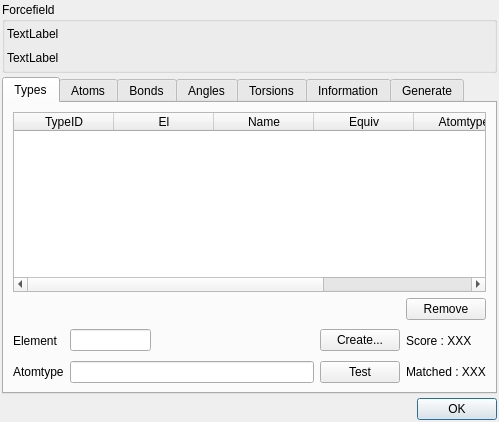
<ui version="4.0" >
 <class>FFEditorDialog</class>
 <widget class="QDialog" name="FFEditorDialog" >
  <property name="geometry" >
   <rect>
    <x>0</x>
    <y>0</y>
    <width>499</width>
    <height>422</height>
   </rect>
  </property>
  <property name="windowTitle" >
   <string>Forcefield Editor</string>
  </property>
  <property name="windowIcon" >
   <iconset resource="icons.qrc" >:/program/icons/aten.png</iconset>
  </property>
  <layout class="QVBoxLayout" >
   <property name="margin" >
    <number>2</number>
   </property>
   <property name="spacing" >
    <number>4</number>
   </property>
   <item>
    <widget class="QGroupBox" name="ForcefieldInfoGroup" >
     <property name="title" >
      <string>Forcefield</string>
     </property>
     <layout class="QGridLayout" >
      <property name="margin" >
       <number>2</number>
      </property>
      <property name="spacing" >
       <number>4</number>
      </property>
      <item row="1" column="0" >
       <widget class="QLabel" name="FFEditorForcefieldLabel2" >
        <property name="text" >
         <string>TextLabel</string>
        </property>
       </widget>
      </item>
      <item row="0" column="0" >
       <widget class="QLabel" name="FFEditorForcefieldLabel1" >
        <property name="text" >
         <string>TextLabel</string>
        </property>
       </widget>
      </item>
      <item row="0" column="1" >
       <spacer>
        <property name="orientation" >
         <enum>Qt::Horizontal</enum>
        </property>
        <property name="sizeHint" >
         <size>
          <width>40</width>
          <height>20</height>
         </size>
        </property>
       </spacer>
      </item>
      <item row="1" column="1" >
       <spacer>
        <property name="orientation" >
         <enum>Qt::Horizontal</enum>
        </property>
        <property name="sizeHint" >
         <size>
          <width>40</width>
          <height>20</height>
         </size>
        </property>
       </spacer>
      </item>
     </layout>
    </widget>
   </item>
   <item>
    <widget class="QTabWidget" name="FFEditorTabs" >
     <property name="currentIndex" >
      <number>0</number>
     </property>
     <widget class="QWidget" name="FFETypesTab" >
      <attribute name="title" >
       <string>Types</string>
      </attribute>
      <attribute name="toolTip" >
       <string>Atomtype definitions</string>
      </attribute>
      <layout class="QVBoxLayout" >
       <property name="margin" >
        <number>9</number>
       </property>
       <property name="spacing" >
        <number>6</number>
       </property>
       <item>
        <widget class="QTableWidget" name="FFEditorTypesTable" >
         <column>
          <property name="text" >
           <string>TypeID</string>
          </property>
         </column>
         <column>
          <property name="text" >
           <string>El</string>
          </property>
         </column>
         <column>
          <property name="text" >
           <string>Name</string>
          </property>
         </column>
         <column>
          <property name="text" >
           <string>Equiv</string>
          </property>
         </column>
         <column>
          <property name="text" >
           <string>Atomtype</string>
          </property>
         </column>
         <column>
          <property name="text" >
           <string>Description</string>
          </property>
         </column>
        </widget>
       </item>
       <item>
        <layout class="QHBoxLayout" >
         <property name="margin" >
          <number>0</number>
         </property>
         <property name="spacing" >
          <number>6</number>
         </property>
         <item>
          <spacer>
           <property name="orientation" >
            <enum>Qt::Horizontal</enum>
           </property>
           <property name="sizeHint" >
            <size>
             <width>40</width>
             <height>20</height>
            </size>
           </property>
          </spacer>
         </item>
         <item>
          <widget class="QPushButton" name="RemoveTypeButton" >
           <property name="text" >
            <string>Remove</string>
           </property>
          </widget>
         </item>
        </layout>
       </item>
       <item>
        <layout class="QGridLayout" >
         <property name="margin" >
          <number>0</number>
         </property>
         <property name="spacing" >
          <number>6</number>
         </property>
         <item row="1" column="3" >
          <widget class="QPushButton" name="FFEditorTestTypeButton" >
           <property name="text" >
            <string>Test</string>
           </property>
          </widget>
         </item>
         <item row="0" column="2" >
          <spacer>
           <property name="orientation" >
            <enum>Qt::Horizontal</enum>
           </property>
           <property name="sizeHint" >
            <size>
             <width>184</width>
             <height>29</height>
            </size>
           </property>
          </spacer>
         </item>
         <item row="0" column="1" >
          <widget class="QLineEdit" name="FFEditorElementEdit" >
           <property name="maximumSize" >
            <size>
             <width>128</width>
             <height>16777215</height>
            </size>
           </property>
          </widget>
         </item>
         <item row="1" column="0" >
          <widget class="QLabel" name="label_2" >
           <property name="text" >
            <string>Atomtype</string>
           </property>
          </widget>
         </item>
         <item row="0" column="0" >
          <widget class="QLabel" name="label" >
           <property name="text" >
            <string>Element</string>
           </property>
          </widget>
         </item>
         <item row="1" column="1" colspan="2" >
          <widget class="QLineEdit" name="FFEditorTypeEdit" >
           <property name="maximumSize" >
            <size>
             <width>16777215</width>
             <height>16777215</height>
            </size>
           </property>
          </widget>
         </item>
         <item row="0" column="3" >
          <widget class="QPushButton" name="pushButton" >
           <property name="text" >
            <string>Create...</string>
           </property>
          </widget>
         </item>
         <item row="0" column="4" >
          <widget class="QLabel" name="FFEditorTypeScoreLabel" >
           <property name="text" >
            <string>Score : XXX</string>
           </property>
          </widget>
         </item>
         <item row="1" column="4" >
          <widget class="QLabel" name="FFEditorNumMatchedLabel" >
           <property name="text" >
            <string>Matched : XXX</string>
           </property>
          </widget>
         </item>
        </layout>
       </item>
      </layout>
     </widget>
     <widget class="QWidget" name="FFEAtomsTab" >
      <attribute name="title" >
       <string>Atoms</string>
      </attribute>
      <attribute name="toolTip" >
       <string>Intermolecular definitions</string>
      </attribute>
      <layout class="QVBoxLayout" >
       <property name="margin" >
        <number>9</number>
       </property>
       <property name="spacing" >
        <number>6</number>
       </property>
       <item>
        <widget class="QTableWidget" name="FFEditorAtomsTable" >
         <column>
          <property name="text" >
           <string>TypeID</string>
          </property>
         </column>
         <column>
          <property name="text" >
           <string>Name</string>
          </property>
         </column>
         <column>
          <property name="text" >
           <string>Charge</string>
          </property>
         </column>
         <column>
          <property name="text" >
           <string>VDW Form</string>
          </property>
         </column>
         <column>
          <property name="text" >
           <string>Data 1</string>
          </property>
         </column>
         <column>
          <property name="text" >
           <string>Data 2</string>
          </property>
         </column>
         <column>
          <property name="text" >
           <string>Data 3</string>
          </property>
         </column>
         <column>
          <property name="text" >
           <string>Data 4</string>
          </property>
         </column>
         <column>
          <property name="text" >
           <string>Data 5</string>
          </property>
         </column>
         <column>
          <property name="text" >
           <string>Data 6</string>
          </property>
         </column>
        </widget>
       </item>
       <item>
        <widget class="QGroupBox" name="FFEditorAtomInfoGroup" >
         <property name="title" >
          <string>Function Information</string>
         </property>
         <layout class="QHBoxLayout" >
          <property name="margin" >
           <number>2</number>
          </property>
          <property name="spacing" >
           <number>4</number>
          </property>
          <item>
           <layout class="QGridLayout" >
            <property name="margin" >
             <number>0</number>
            </property>
            <property name="spacing" >
             <number>6</number>
            </property>
            <item row="0" column="0" >
             <widget class="QLabel" name="FFEditorAtomFormLabel1" >
              <property name="text" >
               <string>None</string>
              </property>
             </widget>
            </item>
            <item row="1" column="0" >
             <widget class="QLabel" name="FFEditorAtomFormLabel2" >
              <property name="text" >
               <string>None</string>
              </property>
             </widget>
            </item>
            <item row="0" column="1" >
             <spacer>
              <property name="orientation" >
               <enum>Qt::Horizontal</enum>
              </property>
              <property name="sizeHint" >
               <size>
                <width>40</width>
                <height>20</height>
               </size>
              </property>
             </spacer>
            </item>
            <item row="1" column="1" >
             <spacer>
              <property name="orientation" >
               <enum>Qt::Horizontal</enum>
              </property>
              <property name="sizeHint" >
               <size>
                <width>40</width>
                <height>20</height>
               </size>
              </property>
             </spacer>
            </item>
           </layout>
          </item>
         </layout>
        </widget>
       </item>
      </layout>
     </widget>
     <widget class="QWidget" name="FFEBondsTab" >
      <attribute name="title" >
       <string>Bonds</string>
      </attribute>
      <attribute name="toolTip" >
       <string>Bond term definitions</string>
      </attribute>
      <layout class="QVBoxLayout" >
       <property name="margin" >
        <number>9</number>
       </property>
       <property name="spacing" >
        <number>6</number>
       </property>
       <item>
        <widget class="QTableWidget" name="FFEditorBondsTable" >
         <column>
          <property name="text" >
           <string>Type I</string>
          </property>
         </column>
         <column>
          <property name="text" >
           <string>Type J</string>
          </property>
         </column>
         <column>
          <property name="text" >
           <string>Form</string>
          </property>
         </column>
         <column>
          <property name="text" >
           <string>Data 1</string>
          </property>
         </column>
         <column>
          <property name="text" >
           <string>Data 2</string>
          </property>
         </column>
         <column>
          <property name="text" >
           <string>Data 3</string>
          </property>
         </column>
         <column>
          <property name="text" >
           <string>Data 4</string>
          </property>
         </column>
         <column>
          <property name="text" >
           <string>Data 5</string>
          </property>
         </column>
         <column>
          <property name="text" >
           <string>Data 6</string>
          </property>
         </column>
        </widget>
       </item>
       <item>
        <layout class="QHBoxLayout" >
         <property name="margin" >
          <number>0</number>
         </property>
         <property name="spacing" >
          <number>6</number>
         </property>
         <item>
          <spacer>
           <property name="orientation" >
            <enum>Qt::Horizontal</enum>
           </property>
           <property name="sizeHint" >
            <size>
             <width>40</width>
             <height>20</height>
            </size>
           </property>
          </spacer>
         </item>
         <item>
          <widget class="QPushButton" name="RemoveBondButton" >
           <property name="text" >
            <string>Remove</string>
           </property>
          </widget>
         </item>
         <item>
          <widget class="QPushButton" name="AddBondButton" >
           <property name="text" >
            <string>Add</string>
           </property>
          </widget>
         </item>
        </layout>
       </item>
      </layout>
     </widget>
     <widget class="QWidget" name="FFEAnglesTab" >
      <attribute name="title" >
       <string>Angles</string>
      </attribute>
      <attribute name="toolTip" >
       <string>Angle term definitions</string>
      </attribute>
      <layout class="QVBoxLayout" >
       <property name="margin" >
        <number>9</number>
       </property>
       <property name="spacing" >
        <number>6</number>
       </property>
       <item>
        <widget class="QTableWidget" name="FFEditorAnglesTable" >
         <column>
          <property name="text" >
           <string>Type I</string>
          </property>
         </column>
         <column>
          <property name="text" >
           <string>Type J</string>
          </property>
         </column>
         <column>
          <property name="text" >
           <string>Type K</string>
          </property>
         </column>
         <column>
          <property name="text" >
           <string>Form</string>
          </property>
         </column>
         <column>
          <property name="text" >
           <string>Data 1</string>
          </property>
         </column>
         <column>
          <property name="text" >
           <string>Data 2</string>
          </property>
         </column>
         <column>
          <property name="text" >
           <string>Data 3</string>
          </property>
         </column>
         <column>
          <property name="text" >
           <string>Data 4</string>
          </property>
         </column>
         <column>
          <property name="text" >
           <string>Data 5</string>
          </property>
         </column>
         <column>
          <property name="text" >
           <string>Data 6</string>
          </property>
         </column>
        </widget>
       </item>
       <item>
        <layout class="QHBoxLayout" >
         <property name="margin" >
          <number>0</number>
         </property>
         <property name="spacing" >
          <number>6</number>
         </property>
         <item>
          <spacer>
           <property name="orientation" >
            <enum>Qt::Horizontal</enum>
           </property>
           <property name="sizeHint" >
            <size>
             <width>40</width>
             <height>20</height>
            </size>
           </property>
          </spacer>
         </item>
         <item>
          <widget class="QPushButton" name="RemoveAngleButton" >
           <property name="text" >
            <string>Remove</string>
           </property>
          </widget>
         </item>
         <item>
          <widget class="QPushButton" name="AddAngleButton" >
           <property name="text" >
            <string>Add</string>
           </property>
          </widget>
         </item>
        </layout>
       </item>
      </layout>
     </widget>
     <widget class="QWidget" name="FFETorsionsTab" >
      <attribute name="title" >
       <string>Torsions</string>
      </attribute>
      <attribute name="toolTip" >
       <string>Torsional term definitions</string>
      </attribute>
      <layout class="QVBoxLayout" >
       <property name="margin" >
        <number>9</number>
       </property>
       <property name="spacing" >
        <number>6</number>
       </property>
       <item>
        <widget class="QTableWidget" name="FFEditorTorsionsTable" >
         <column>
          <property name="text" >
           <string>Type I</string>
          </property>
         </column>
         <column>
          <property name="text" >
           <string>Type J</string>
          </property>
         </column>
         <column>
          <property name="text" >
           <string>Type K</string>
          </property>
         </column>
         <column>
          <property name="text" >
           <string>Type L</string>
          </property>
         </column>
         <column>
          <property name="text" >
           <string>Form</string>
          </property>
         </column>
         <column>
          <property name="text" >
           <string>Data 1</string>
          </property>
         </column>
         <column>
          <property name="text" >
           <string>Data 2</string>
          </property>
         </column>
         <column>
          <property name="text" >
           <string>Data 3</string>
          </property>
         </column>
         <column>
          <property name="text" >
           <string>Data 4</string>
          </property>
         </column>
         <column>
          <property name="text" >
           <string>Data 5</string>
          </property>
         </column>
         <column>
          <property name="text" >
           <string>Data 6</string>
          </property>
         </column>
        </widget>
       </item>
       <item>
        <layout class="QHBoxLayout" >
         <property name="margin" >
          <number>0</number>
         </property>
         <property name="spacing" >
          <number>6</number>
         </property>
         <item>
          <spacer>
           <property name="orientation" >
            <enum>Qt::Horizontal</enum>
           </property>
           <property name="sizeHint" >
            <size>
             <width>40</width>
             <height>20</height>
            </size>
           </property>
          </spacer>
         </item>
         <item>
          <widget class="QPushButton" name="RemoveTorsionButton" >
           <property name="text" >
            <string>Remove</string>
           </property>
          </widget>
         </item>
         <item>
          <widget class="QPushButton" name="AddTorsionButton" >
           <property name="text" >
            <string>Add</string>
           </property>
          </widget>
         </item>
        </layout>
       </item>
      </layout>
     </widget>
     <widget class="QWidget" name="FFEInfoTab" >
      <attribute name="title" >
       <string>Information</string>
      </attribute>
      <attribute name="toolTip" >
       <string>Descriptive information for the forcefield</string>
      </attribute>
     </widget>
     <widget class="QWidget" name="FFEGenerateTab" >
      <attribute name="title" >
       <string>Generate</string>
      </attribute>
      <attribute name="toolTip" >
       <string>Generate terms from/for the current model</string>
      </attribute>
      <widget class="QGroupBox" name="FFEditorTypeGenerateGroup" >
       <property name="geometry" >
        <rect>
         <x>10</x>
         <y>170</y>
         <width>473</width>
         <height>103</height>
        </rect>
       </property>
       <property name="title" >
        <string>Generate From Model</string>
       </property>
       <layout class="QHBoxLayout" >
        <property name="margin" >
         <number>9</number>
        </property>
        <property name="spacing" >
         <number>6</number>
        </property>
        <item>
         <layout class="QVBoxLayout" >
          <property name="margin" >
           <number>0</number>
          </property>
          <property name="spacing" >
           <number>6</number>
          </property>
          <item>
           <widget class="QPushButton" name="FFEditorGenerateTypeButton" >
            <property name="text" >
             <string>For Selection</string>
            </property>
           </widget>
          </item>
          <item>
           <layout class="QHBoxLayout" >
            <property name="margin" >
             <number>0</number>
            </property>
            <property name="spacing" >
             <number>6</number>
            </property>
            <item>
             <widget class="QLabel" name="label_3" >
              <property name="text" >
               <string>Max Depth</string>
              </property>
             </widget>
            </item>
            <item>
             <widget class="QSpinBox" name="FFEditorDepthSpin" >
              <property name="value" >
               <number>2</number>
              </property>
             </widget>
            </item>
           </layout>
          </item>
         </layout>
        </item>
        <item>
         <widget class="QGroupBox" name="FFEditorRingsGroup" >
          <property name="title" >
           <string>Rings</string>
          </property>
          <property name="checkable" >
           <bool>true</bool>
          </property>
          <property name="checked" >
           <bool>true</bool>
          </property>
         </widget>
        </item>
       </layout>
      </widget>
     </widget>
    </widget>
   </item>
   <item>
    <widget class="QDialogButtonBox" name="buttonBox" >
     <property name="orientation" >
      <enum>Qt::Horizontal</enum>
     </property>
     <property name="standardButtons" >
      <set>QDialogButtonBox::Ok</set>
     </property>
    </widget>
   </item>
  </layout>
 </widget>
 <resources>
  <include location="icons.qrc" />
 </resources>
 <connections>
  <connection>
   <sender>buttonBox</sender>
   <signal>accepted()</signal>
   <receiver>FFEditorDialog</receiver>
   <slot>accept()</slot>
   <hints>
    <hint type="sourcelabel" >
     <x>248</x>
     <y>254</y>
    </hint>
    <hint type="destinationlabel" >
     <x>157</x>
     <y>274</y>
    </hint>
   </hints>
  </connection>
  <connection>
   <sender>buttonBox</sender>
   <signal>rejected()</signal>
   <receiver>FFEditorDialog</receiver>
   <slot>reject()</slot>
   <hints>
    <hint type="sourcelabel" >
     <x>316</x>
     <y>260</y>
    </hint>
    <hint type="destinationlabel" >
     <x>286</x>
     <y>274</y>
    </hint>
   </hints>
  </connection>
 </connections>
</ui>
